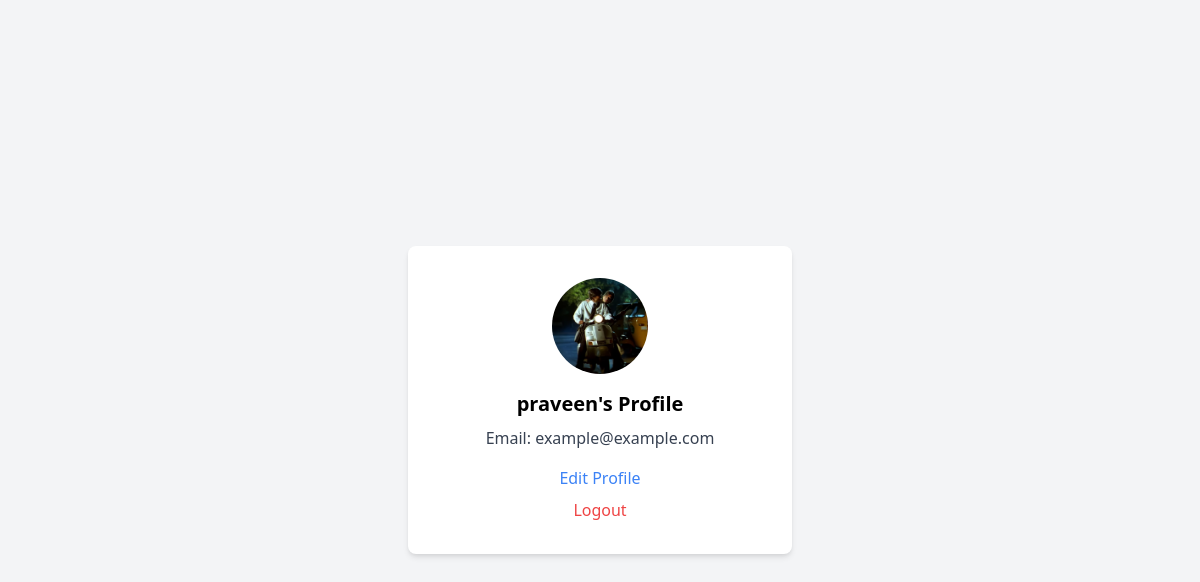
The app's page /profile/ (signed in) with its own data.
### myapp/models.py (models this page shows)
class User(AbstractUser):
    email = models.EmailField(default='example@example.com')
    pfp = models.ImageField(upload_to="profile_photo/", null=True, blank=True)

### myapp/views.py (the view)
# urls.py: path("profile/", profile_view.as_view(), name="profile"),
class profile_view(LoginRequiredMixin,DetailView):
    model = User
    template_name = "myapp/profile.html"
    context_object_name = "profile_user"
    def get_object(self, queryset =None):
        username = self.kwargs.get('username')
        if username:
            return get_object_or_404(User, username=username)
        return self.request.user
    def get_context_data(self, **kwargs):
        context = super().get_context_data(**kwargs)
        context['is_own_profile'] = self.object == self.request.user
        return context

### myapp/templates/myapp/profile.html (shortened to what this page needs)
<!DOCTYPE html>
<html>
<head>
  <link href="https://cdn.jsdelivr.net/npm/tailwindcss@2.2.19/dist/tailwind.min.css" rel="stylesheet">
</head>
<body class="bg-gray-100 flex items-center justify-center min-h-screen">
  <div class="bg-white p-8 rounded-lg shadow-md text-center w-full max-w-sm">
    <img src="{{ profile_user.pfp.url }}" class="w-24 h-24 object-cover rounded-full mx-auto mb-4" alt="pfp">
    <h2 class="text-xl font-semibold mb-2">{{ profile_user.username }}'s Profile</h2>
    <p class="text-gray-700 mb-4">Email: {{ profile_user.email }}</p>
    {% if is_own_profile %}
      <div class="space-y-2">
        <a href="{% url 'myapp:profile_edit' %}" class="text-blue-500 hover:underline block">Edit Profile</a>
        <a href="{% url 'myapp:logout' %}" class="text-red-500 hover:underline block">Logout</a>
      </div>
    {% endif %}
  </div>
</body>
</html>

### records on screen
User: pfp (picture), username "praveen", email "example@example.com"
